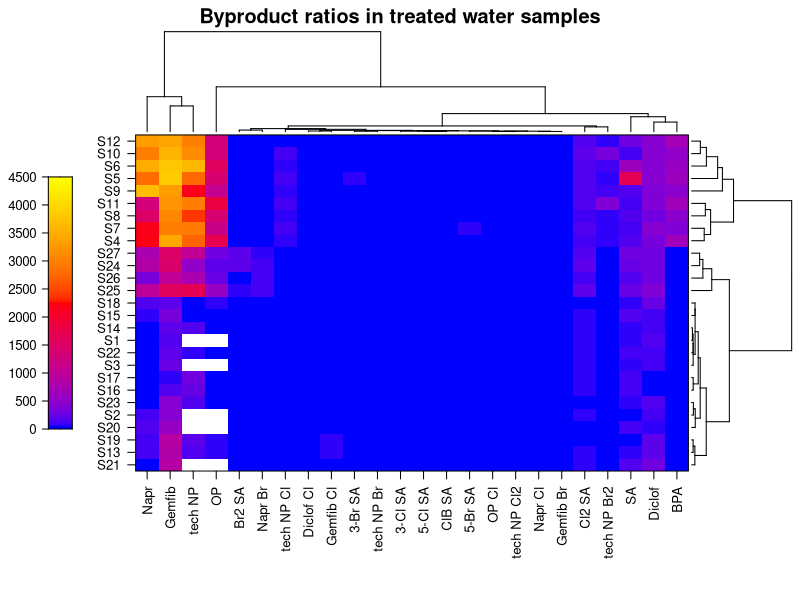

This figure's R source:
#!/usr/bin/env Rscript
library(Cairo)
# heatmaps with lattice
library(lattice)
library(latticeExtra)

## ---- fig.height=6.5, fig.width=6----------------------------------------
# Read data old style, I comment out and show the better row.names=1 method.
# x <- read.csv("hml_exampda1.csv", stringsAsFactors = FALSE)
# Set up matrix by moving sample codes from first column to row names
# sampleCodes <- x[, 1] # Grab sample codes
# mat <- data.matrix(x[, -1]) # Remove first column
# rownames(mat) <- sampleCodes # Assign as row names
mat <- as.matrix(read.csv("hml_exampda1.csv", row.names=1)) # Rv4 way: above 4 lines into 1.

# Clustering
# mat <- t(mat) # To flip the figure, if needed
rowDendrogram <- as.dendrogram(hclust(dist(mat)))
rowOrder <- order.dendrogram(rowDendrogram)
columnDendrogram <- as.dendrogram(hclust(dist(t(mat))))
columnOrder <- order.dendrogram(columnDendrogram)

# Plot
lattice.options(axis.padding=list(factor = 0.5)) # Sets padding between heatmap and box

# levelplot is one lattice's functions, not sure what's special abou tit.
p1 <- levelplot(mat[rowOrder, columnOrder],
                aspect = "fill", 
                scales = list(x = list(rot = 90), tck = c(1,0)),
                # Specify key color ramp
                colorkey = list(space = "left", col = colorRampPalette(c("blue", "red", "yellow"), space = "Lab")(100), height = 0.75),
                # Specify plot color ramp (same as key)
                col.regions = colorRampPalette(c("blue", "red", "yellow"), space = "Lab")(100),
                xlab = NULL, ylab = NULL, pretty = TRUE, 
                main = "Byproduct ratios in treated water samples",
                # Set range and number of breakpoints in intensity data,
                # length.out should match the number of number of colors
                # specified for the ke and plot.
                at = seq(0, 4500, length.out = 100),
                # Set dendogram position
                par.settings = list(layout.widths = list(axis.key.padding = -1.5), layout.heights = list(key.axis.padding = -1.5)),
                # Draw dendograms
                legend = list(right = list(fun = dendrogramGrob, args = list(x = columnDendrogram, side = "right", size = 5)),                      
                       top = list(fun = dendrogramGrob, args = list(x = rowDendrogram, side = "top", size = 5)))
)
CairoPNG("hml0.png", 800, 800)
show(p1)
dev.off()

# with lattice I think you're able to work on the components separately
